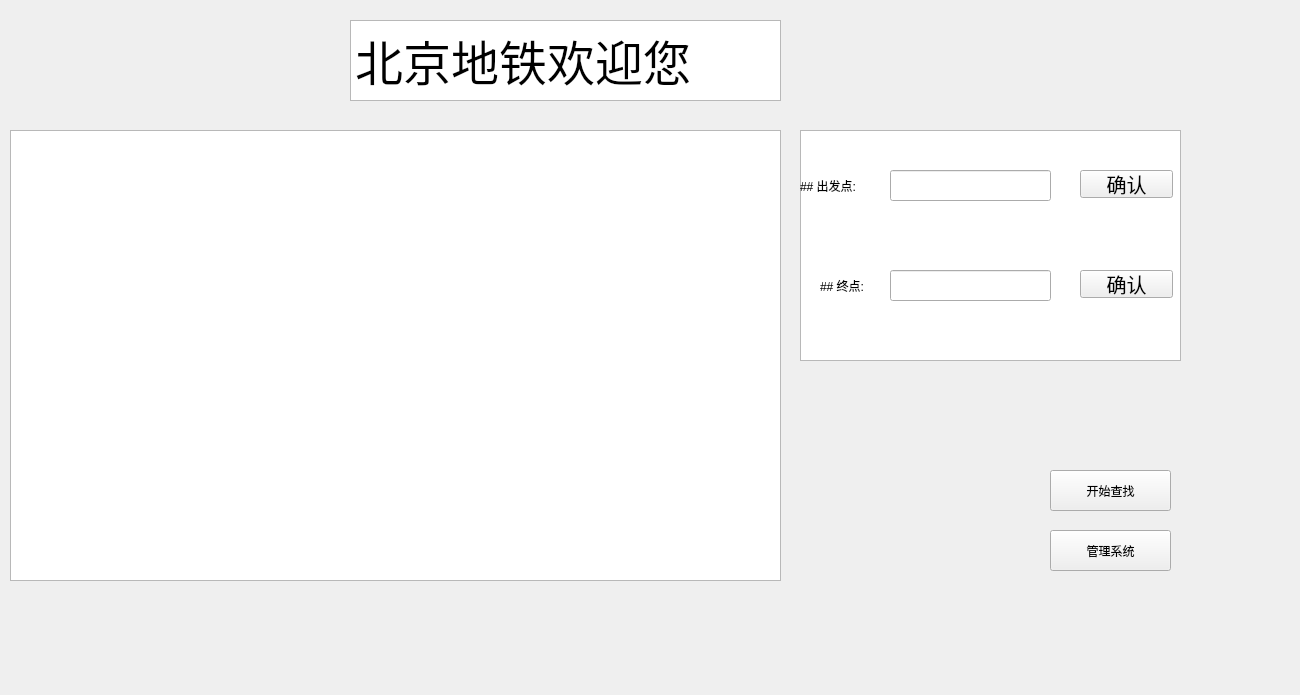
<?xml version="1.0" encoding="UTF-8"?>
<ui version="4.0">
 <class>WorkWindow</class>
 <widget class="QMainWindow" name="WorkWindow">
  <property name="geometry">
   <rect>
    <x>0</x>
    <y>0</y>
    <width>1300</width>
    <height>695</height>
   </rect>
  </property>
  <property name="windowTitle">
   <string>MainWindow</string>
  </property>
  <widget class="QWidget" name="centralwidget">
   <widget class="QLineEdit" name="startPoint">
    <property name="geometry">
     <rect>
      <x>890</x>
      <y>170</y>
      <width>161</width>
      <height>31</height>
     </rect>
    </property>
    <property name="text">
     <string/>
    </property>
   </widget>
   <widget class="QLabel" name="label1">
    <property name="geometry">
     <rect>
      <x>800</x>
      <y>140</y>
      <width>91</width>
      <height>91</height>
     </rect>
    </property>
    <property name="styleSheet">
     <string notr="true">
</string>
    </property>
    <property name="text">
     <string>## 出发点:</string>
    </property>
    <property name="textFormat">
     <enum>Qt::MarkdownText</enum>
    </property>
   </widget>
   <widget class="QLabel" name="label1_2">
    <property name="geometry">
     <rect>
      <x>820</x>
      <y>270</y>
      <width>71</width>
      <height>31</height>
     </rect>
    </property>
    <property name="styleSheet">
     <string notr="true">textBrowser-&gt;setAttribute(Qt::WA_TranslucentBackground);</string>
    </property>
    <property name="text">
     <string>## 终点:</string>
    </property>
    <property name="textFormat">
     <enum>Qt::MarkdownText</enum>
    </property>
   </widget>
   <widget class="QLineEdit" name="endPoint">
    <property name="geometry">
     <rect>
      <x>890</x>
      <y>270</y>
      <width>161</width>
      <height>31</height>
     </rect>
    </property>
    <property name="text">
     <string/>
    </property>
   </widget>
   <widget class="QPushButton" name="startConfirm">
    <property name="geometry">
     <rect>
      <x>1080</x>
      <y>170</y>
      <width>93</width>
      <height>28</height>
     </rect>
    </property>
    <property name="styleSheet">
     <string notr="true">QPushButton
{
	font-size: 20px;
}</string>
    </property>
    <property name="text">
     <string>确认</string>
    </property>
   </widget>
   <widget class="QPushButton" name="endConfirm">
    <property name="geometry">
     <rect>
      <x>1080</x>
      <y>270</y>
      <width>93</width>
      <height>28</height>
     </rect>
    </property>
    <property name="styleSheet">
     <string notr="true">QPushButton
{
	font-size: 20px;
}</string>
    </property>
    <property name="text">
     <string>确认</string>
    </property>
   </widget>
   <widget class="QPushButton" name="startSearch">
    <property name="geometry">
     <rect>
      <x>1050</x>
      <y>470</y>
      <width>121</width>
      <height>41</height>
     </rect>
    </property>
    <property name="text">
     <string>开始查找</string>
    </property>
   </widget>
   <widget class="QLabel" name="startPointWarn">
    <property name="geometry">
     <rect>
      <x>890</x>
      <y>220</y>
      <width>281</width>
      <height>31</height>
     </rect>
    </property>
    <property name="text">
     <string/>
    </property>
   </widget>
   <widget class="QLabel" name="endPointWarn">
    <property name="geometry">
     <rect>
      <x>890</x>
      <y>320</y>
      <width>281</width>
      <height>31</height>
     </rect>
    </property>
    <property name="text">
     <string/>
    </property>
   </widget>
   <widget class="SubwayMap" name="graphicsView">
    <property name="geometry">
     <rect>
      <x>10</x>
      <y>130</y>
      <width>771</width>
      <height>451</height>
     </rect>
    </property>
   </widget>
   <widget class="QPushButton" name="administrator">
    <property name="geometry">
     <rect>
      <x>1050</x>
      <y>530</y>
      <width>121</width>
      <height>41</height>
     </rect>
    </property>
    <property name="text">
     <string>管理系统</string>
    </property>
   </widget>
   <widget class="QTextBrowser" name="textBrowser">
    <property name="geometry">
     <rect>
      <x>800</x>
      <y>130</y>
      <width>381</width>
      <height>231</height>
     </rect>
    </property>
    <property name="styleSheet">
     <string notr="true">textBrowser-&gt;textBrgb(85, 255, 255);
</string>
    </property>
   </widget>
   <widget class="QTextBrowser" name="textBrowser_2">
    <property name="geometry">
     <rect>
      <x>350</x>
      <y>20</y>
      <width>431</width>
      <height>81</height>
     </rect>
    </property>
    <property name="styleSheet">
     <string notr="true">font: 9pt &quot;微软雅黑&quot;;</string>
    </property>
    <property name="html">
     <string>&lt;!DOCTYPE HTML PUBLIC &quot;-//W3C//DTD HTML 4.0//EN&quot; &quot;http://www.w3.org/TR/REC-html40/strict.dtd&quot;&gt;
&lt;html&gt;&lt;head&gt;&lt;meta name=&quot;qrichtext&quot; content=&quot;1&quot; /&gt;&lt;style type=&quot;text/css&quot;&gt;
p, li { white-space: pre-wrap; }
&lt;/style&gt;&lt;/head&gt;&lt;body style=&quot; font-family:'微软雅黑'; font-size:9pt; font-weight:400; font-style:normal;&quot;&gt;
&lt;p style=&quot; margin-top:0px; margin-bottom:0px; margin-left:0px; margin-right:0px; -qt-block-indent:0; text-indent:0px;&quot;&gt;&lt;span style=&quot; font-family:'SimSun'; font-size:36pt;&quot;&gt;北京地铁欢迎您&lt;/span&gt;&lt;/p&gt;&lt;/body&gt;&lt;/html&gt;</string>
    </property>
   </widget>
   <zorder>textBrowser</zorder>
   <zorder>startPoint</zorder>
   <zorder>label1</zorder>
   <zorder>label1_2</zorder>
   <zorder>endPoint</zorder>
   <zorder>startConfirm</zorder>
   <zorder>endConfirm</zorder>
   <zorder>startSearch</zorder>
   <zorder>startPointWarn</zorder>
   <zorder>endPointWarn</zorder>
   <zorder>graphicsView</zorder>
   <zorder>administrator</zorder>
   <zorder>textBrowser_2</zorder>
  </widget>
 </widget>
 <customwidgets>
  <customwidget>
   <class>SubwayMap</class>
   <extends>QGraphicsView</extends>
   <header>subwaymap.h</header>
  </customwidget>
 </customwidgets>
 <resources/>
 <connections/>
</ui>
